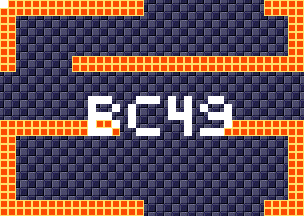

This game map was drawn from its Tiled (.tmx) file and the tilesets committed beside it. A one-line description and the trimmed map source follow:
An orthogonal 38x27 tile map with 8x8 px tiles, 4 tile layers (background, foreground, room numbers, Objects), 15 tilesets.

<map version="1.5" tiledversion="1.7.1" orientation="orthogonal" renderorder="right-down" width="38" height="27" tilewidth="8" tileheight="8" infinite="0" nextlayerid="11" nextobjectid="1">
 <tileset firstgid="1" source="tilesheets/tsKarniMata.tsx" />
 <tileset firstgid="1025" source="tilesheets/tsVoodooWasp.tsx" />
 <tileset firstgid="2049" source="tilesheets/tsBurial.tsx" />
 <tileset firstgid="3073" source="tilesheets/tsBlueTemple.tsx" />
 <tileset firstgid="4097" source="tilesheets/tsGoddess.tsx" />
 <tileset firstgid="5121" source="tilesheets/tsKonark.tsx" />
 <tileset firstgid="6145" name="sEnemies" tilewidth="8" tileheight="8" tilecount="1024" columns="32">
  <image source="../grapx/tilesheets/sObjects.bmp" trans="ff94ff" width="256" height="256" />
 </tileset>
 <tileset firstgid="7169" source="tilesheets/tsIceTemple.tsx" />
 <tileset firstgid="8193" source="tilesheets/tsLavaArea.tsx" />
 <tileset firstgid="9217" source="tilesheets/tsBossArea.tsx" />
 <tileset firstgid="10241" source="tilesheets/tsPegu.tsx" />
 <tileset firstgid="11265" source="tilesheets/sTiwanakuTemple.tsx" />
 <tileset firstgid="12289" source="tilesheets/sIndraTemple.tsx" />
 <tileset firstgid="13313" source="tilesheets/sTeleport.tsx" />
 <tileset firstgid="14337" source="tilesheets/sObjects.tsx" />
 <layer id="2" name="background" width="38" height="27">
  <data>[1026 cells, 1026 non-empty, 2 distinct tile ids]</data>
 </layer>
 <layer id="1" name="foreground" width="38" height="27">
  <data>[1026 cells, 256 non-empty, 1 distinct tile ids]</data>
 </layer>
 <layer id="7" name="room numbers" width="38" height="27">
  <data>[1026 cells, 43 non-empty, 1 distinct tile ids]</data>
 </layer>
 <layer id="10" name="Objects" width="38" height="27">
  <data>[1026 cells, 0 non-empty, 0 distinct tile ids]</data>
 </layer>
</map>
